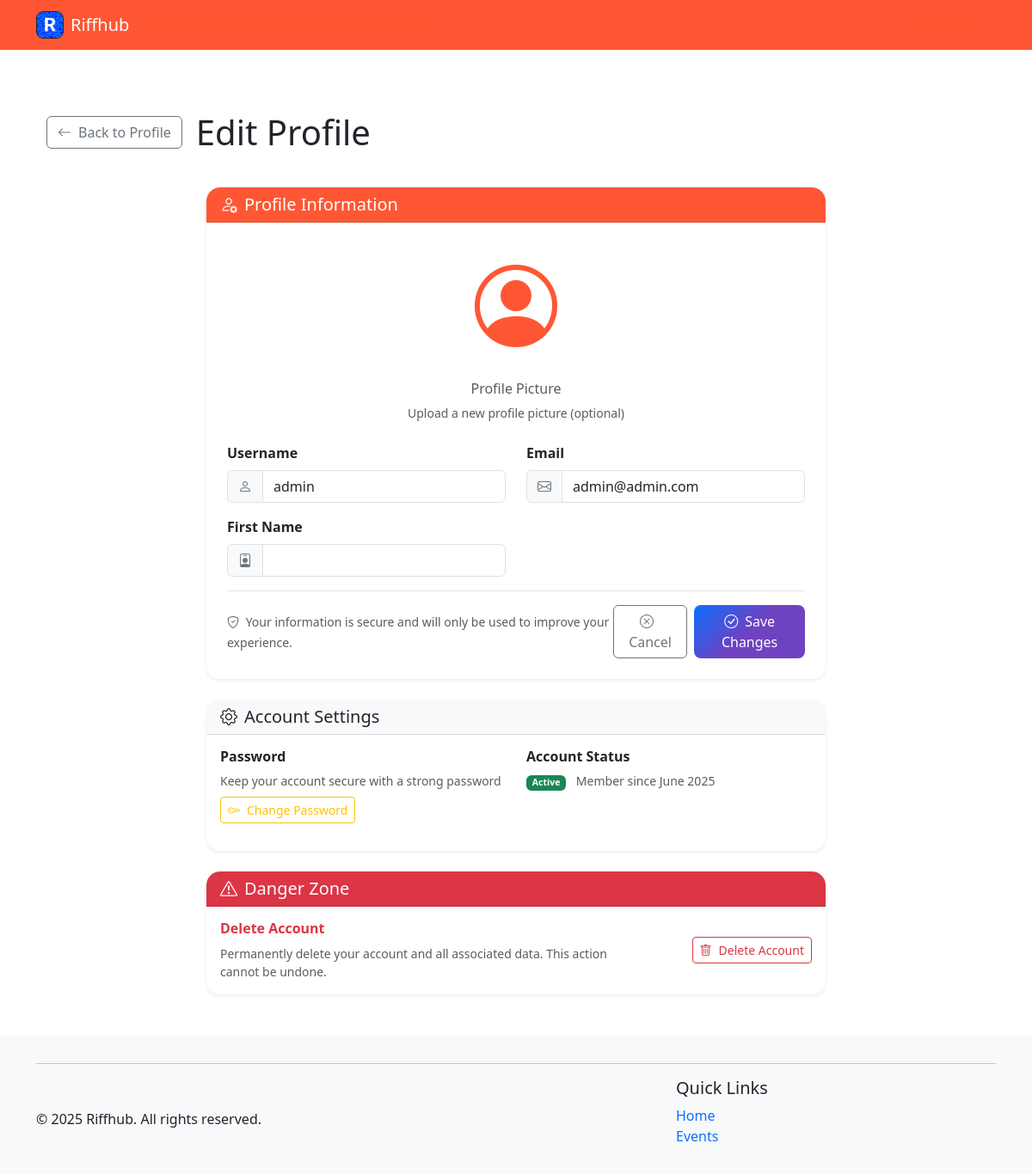
The app's page /auth/profile/edit (signed in) with its own data.
### riffhub/models.py (models this page shows, shortened)
class User(db.Model):
    __tablename__ = 'users'
    id = db.Column(db.Integer, primary_key=True)
    username = db.Column(db.String(80), unique=True, nullable=False)
    email = db.Column(db.String(120), unique=True, nullable=False)
    password_hash = db.Column(db.String(128), nullable=False)
    created_at = db.Column(db.DateTime, default=datetime.utcnow)
    events = db.relationship('Event', backref='organizer', lazy='dynamic', cascade='all, delete-orphan')
    orders = db.relationship('Order', backref='user', lazy='dynamic', cascade='all, delete-orphan')
    comments = db.relationship('Comment', backref='user', lazy='dynamic', cascade='all, delete-orphan')
    bands = db.relationship('Band', backref='user', lazy='dynamic', cascade='all, delete-orphan')
    genres = db.relationship('Genre', backref='user', lazy='dynamic', cascade='all, delete-orphan')
    @property
    def password(self):
        raise AttributeError('password is not a readable attribute')

### riffhub/blueprints/auth/routes.py (the view, shortened to what this page needs)
@bp.route('/profile/edit', methods=['GET', 'POST'])
def edit_profile():
    if 'user_id' not in session:
        flash('Please log in to access your profile', 'danger')
        return redirect(url_for('auth.login'))
    user = User.query.get_or_404(session['user_id'])
    form = ProfileEditForm(obj=user)
    return render_template('edit_profile.html', form=form, user=user)

### riffhub/forms.py
class ProfileEditForm(FlaskForm):
    username = StringField("Username", validators=[
        DataRequired(),
        Length(min=3, max=80, message="Username must be between 3 and 80 characters")
    ])
    email = EmailField("Email", validators=[DataRequired()])
    first_name = StringField("First Name", validators=[
        DataRequired(),
        Length(min=1, max=50, message="First name must be between 1 and 50 characters")
    ])
    surname = StringField("Surname", validators=[
        DataRequired(),
        Length(min=1, max=50, message="Surname must be between 1 and 50 characters")
    ])
    contact_number = StringField("Contact Number", validators=[
        DataRequired(),
        Length(min=10, max=20, message="Contact number must be between 10 and 20 characters"),
        Regexp(r'^[\d\s\-\+\(\)]+$', message="Contact number can only contain digits, spaces, hyphens, plus signs, and parentheses")
    ])
    street_address = TextAreaField("Street Address", validators=[
        DataRequired(),
        Length(min=5, max=200, message="Street address must be between 5 and 200 characters")
    ])
    submit = SubmitField("Update Profile")

### riffhub/helpers.py (called while the page is built)
def utility_processor():
    def format_date(date_str):
        try:
            if isinstance(date_str, str):
                date_obj = datetime.strptime(date_str, '%Y-%m-%d')
                return date_obj.strftime('%B %d, %Y')
            return date_str.strftime('%B %d, %Y')
        except:
            return date_str
    return dict(format_date=format_date, now=datetime.now())

### riffhub/blueprints/auth/templates/edit_profile.html (shortened to what this page needs)
{% extends 'base.html' %}
{% import 'macros.html' as macros %}
{% block content %}
<div class="container my-5">
    <div class="row mb-4">
        <div class="col-12">
            <div class="d-flex align-items-center mb-3">
                <a href="{{ url_for('auth.profile') }}" class="btn btn-outline-secondary me-3">
                    <i class="bi bi-arrow-left me-2"></i>Back to Profile
                </a>
                <h1 class="mb-0">Edit Profile</h1>
            </div>
        </div>
    </div>
    <div class="row justify-content-center">
        <div class="col-lg-8">
            <div class="card shadow-sm">
                <div class="card-header bg-primary text-white">
                    <h5 class="mb-0">
                        <i class="bi bi-person-gear me-2"></i>Profile Information
                    </h5>
                </div>
                <div class="card-body p-4">
                    <form method="POST" enctype="multipart/form-data">
                        <div class="text-center mb-4">
                            <div class="profile-avatar-large mb-3">
                                <i class="bi bi-person-circle text-primary"></i>
                            </div>
                            <h6 class="text-muted">Profile Picture</h6>
                            <p class="small text-muted">Upload a new profile picture (optional)</p>
                        </div>
                        <div class="row">
                            <div class="col-md-6 mb-3">
                                {{ form.username.label(class="form-label fw-bold") }}
                                <div class="input-group">
                                    <span class="input-group-text">
                                        <i class="bi bi-person"></i>
                                    </span>
                                    {{ form.username(class="form-control" + (" is-invalid" if form.username.errors else "")) }}
                                </div>
                            </div>
                            <div class="col-md-6 mb-3">
                                {{ form.email.label(class="form-label fw-bold") }}
                                <div class="input-group">
                                    <span class="input-group-text">
                                        <i class="bi bi-envelope"></i>
                                    </span>
                                    {{ form.email(class="form-control" + (" is-invalid" if form.email.errors else "")) }}
                                </div>
                            </div>
                        </div>
                        <div class="row">
                            {% if form.first_name %}
                            <div class="col-md-6 mb-3">
                                {{ form.first_name.label(class="form-label fw-bold") }}
                                <div class="input-group">
                                    <span class="input-group-text">
                                        <i class="bi bi-person-badge"></i>
                                    </span>
                                    {{ form.first_name(class="form-control" + (" is-invalid" if form.first_name.errors else "")) }}
                                </div>
                            </div>
                            {% endif %}
                        </div>
                        <div class="d-flex justify-content-between align-items-center pt-3 border-top">
                            <div>
                                <small class="text-muted">
                                    <i class="bi bi-shield-check me-1"></i>
                                    Your information is secure and will only be used to improve your experience.
                                </small>
                            </div>
                            <div class="d-flex gap-2">
                                <a href="{{ url_for('auth.profile') }}" class="btn btn-outline-secondary">
                                    <i class="bi bi-x-circle me-2"></i>Cancel
                                </a>
                                <button type="submit" class="btn btn-primary">
                                    <i class="bi bi-check-circle me-2"></i>Save Changes
                                </button>
                            </div>
                        </div>
                    </form>
                </div>
            </div>
            <div class="card shadow-sm mt-4">
                <div class="card-header bg-light">
                    <h5 class="mb-0">
                        <i class="bi bi-gear me-2"></i>Account Settings
                    </h5>
                </div>
                <div class="card-body">
                    <div class="row">
                        <div class="col-md-6 mb-3">
                            <h6 class="fw-bold">Password</h6>
                            <p class="text-muted small mb-2">Keep your account secure with a strong password</p>
                            <a href="{{ url_for('auth.change_password') }}" class="btn btn-outline-warning btn-sm">
                                <i class="bi bi-key me-2"></i>Change Password
                            </a>
                        </div>
                        <div class="col-md-6 mb-3">
                            <h6 class="fw-bold">Account Status</h6>
                            <p class="text-muted small mb-2">
                                <span class="badge bg-success me-2">Active</span>
                                Member since {{ user.created_at.strftime('%B %Y') }}
                            </p>
                        </div>
                    </div>
                </div>
            </div>
            <div class="card shadow-sm mt-4 border-danger">
                <div class="card-header bg-danger text-white">
                    <h5 class="mb-0">
                        <i class="bi bi-exclamation-triangle me-2"></i>Danger Zone
                    </h5>
                </div>
                <div class="card-body">
                    <div class="row align-items-center">
                        <div class="col-md-8">
                            <h6 class="fw-bold text-danger">Delete Account</h6>
                            <p class="text-muted small mb-0">
                                Permanently delete your account and all associated data. This action cannot be undone.
                            </p>
                        </div>
                        <div class="col-md-4 text-end">
                            <button type="button" class="btn btn-outline-danger btn-sm" data-bs-toggle="modal" data-bs-target="#deleteAccountModal">
                                <i class="bi bi-trash me-2"></i>Delete Account
                            </button>
                        </div>
                    </div>
                </div>
            </div>
        </div>
    </div>
</div>
{% endblock %}

### .utils/ass_2_reference/static/style/styles.css (style rules this page uses)
:root { --brand-primary: #ff5733; --brand-highlight: #ff7300; }
body { text-decoration: none; }
.bg-primary { background-color: var(--brand-primary) !important; }
.text-primary { color: var(--brand-primary) !important; }
.btn-primary { background-color: var(--brand-primary); border-color: var(--brand-primary); }

### riffhub/blueprints/auth/templates/edit_profile.html (style rules this page uses)
.profile-avatar-large { font-size: 6rem; color: #0d6efd; }
.card { border: none; border-radius: 1rem; }
.card-header { border-radius: 1rem 1rem 0 0 !important; border-bottom: 1px solid rgba(0,0,0,.125); }
.input-group-text { background-color: #f8f9fa; border-color: #dee2e6; color: #6c757d; }
.btn-primary { background: linear-gradient(135deg, #0d6efd 0%, #6f42c1 50%); border: none; border-radius: 0.5rem; }
.shadow-sm { box-shadow: 0 0.125rem 0.25rem rgba(0, 0, 0, 0.075) !important; }
.border-danger { border-color: #dc3545 !important; }

### riffhub/templates/base.html (style rules this page uses)
.flex-wrapper { min-height: 100vh; display: flex; flex-direction: column; }

### records on screen
User: username "admin", email "admin@admin.com", created_at "June 2025"
